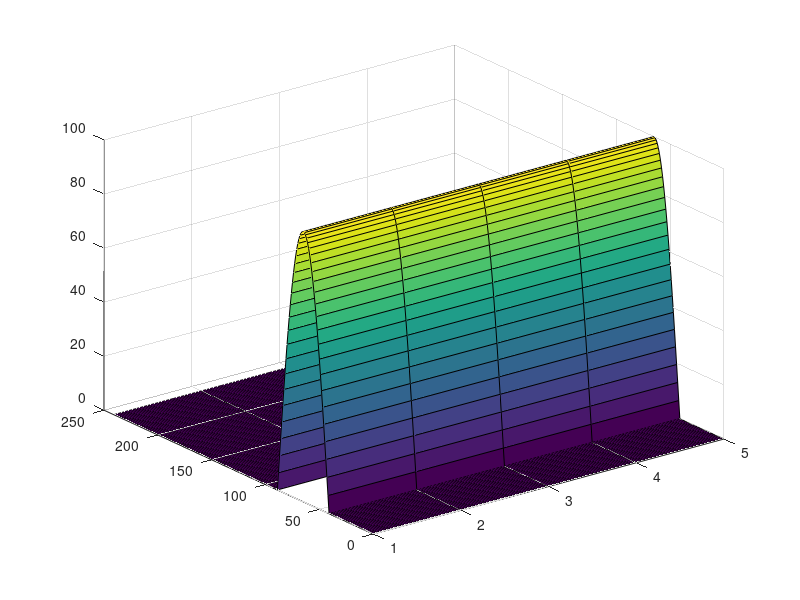

MATLAB code for this plot: (Note: this script raises an error after producing the figure.)
function PinST_explicit_driver()
%% Parameters
h = 1.25;
dt = 1;
Max = 300;
x = 0:h:Max;
l = length(x);
N = 64;
Y = zeros(1, l);
for i = 1:length(x)
    if x(i) > 49 && x(i) < 111
        Y(i) = 100*sin(pi*(x(i)-50)/60);
    end
end
fc_ratio = 2;
level = 4;
num_processors = 4;
Y = repmat(Y,1,num_processors + 1);

Z = reshape(Y, l, num_processors + 1);
surf(Z)
pause(0.5);

%% Initialization
Y = PinST_initialization(Y, h, dt, N, num_processors, fc_ratio, level);
Z = reshape(Y, l, num_processors + 1);
surf(Z)
pause(0.5);

iter_num = 2;
for i = level - 1 : -1 : 1
    for j = 1:iter_num
        Y = PinST_relaxation(Y, h, dt, N, fc_ratio, i, level, num_processors);
        Z = reshape(Y, l, num_processors + 1);
        surf(Z)
        pause(0.5);
    end
end

end